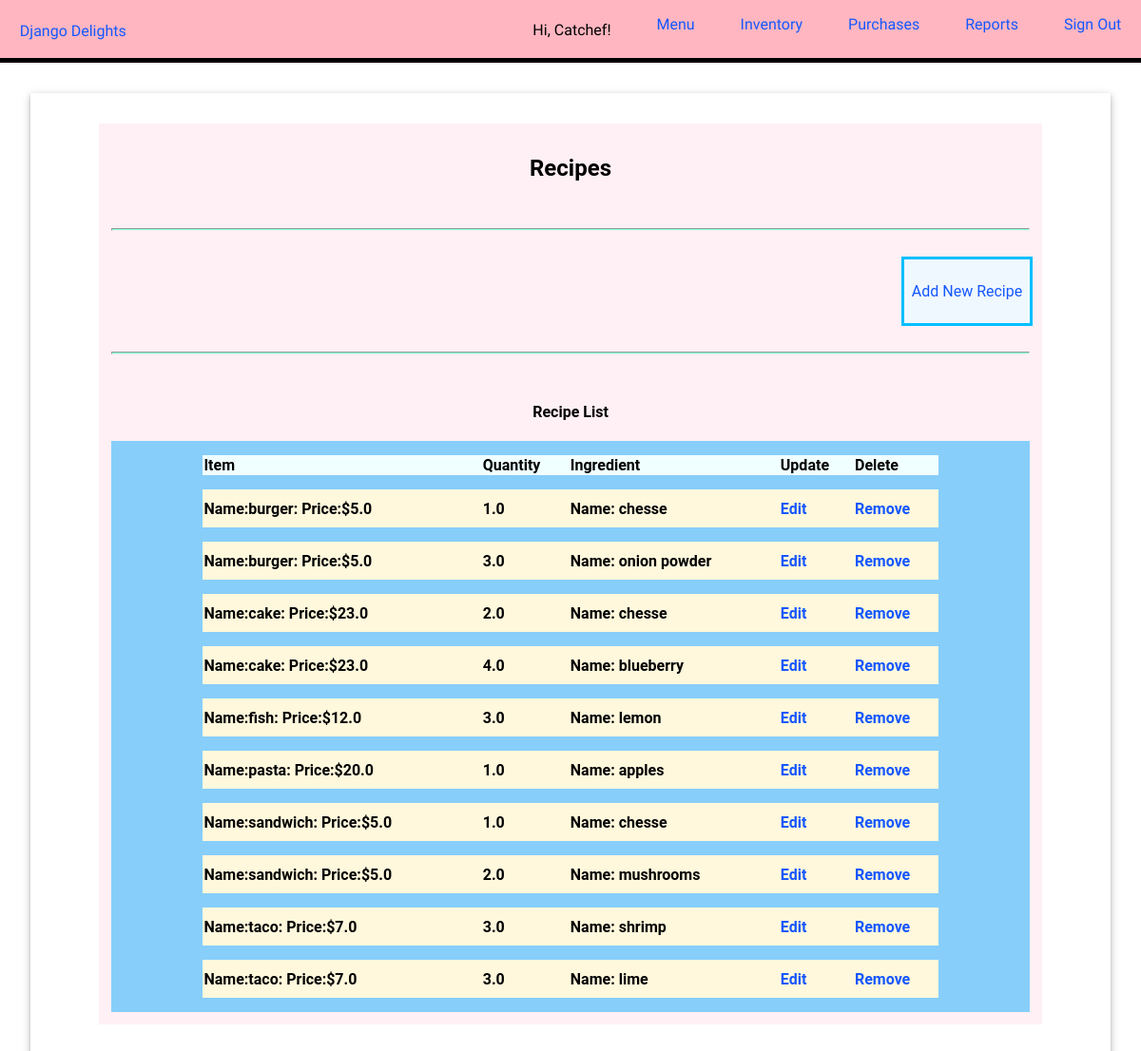
Page /recipes/ (signed in) on the committed database.
### inventory/models.py (models this page shows, shortened)
class RecipeRequirement(models.Model):
    menu_item = models.ForeignKey(MenuItem, on_delete=models.CASCADE)
    ingredient = models.ForeignKey(Ingredient, on_delete=models.CASCADE)
    quantity = models.FloatField(default=0)
    class Meta:
        ordering = ["menu_item"]

class MenuItem(models.Model):
    name = models.CharField(max_length=200, unique=True)
    description = models.CharField(max_length=400)
    price = models.FloatField(default=0.0)
    def __str__(self):
        return f"Name:{self.name}: Price:${self.price}"
    class Meta:
        ordering = ["name"]

class Ingredient(models.Model):
    name = models.CharField(max_length=200, unique=True)
    quantity = models.FloatField(default=0.0)
    unit = models.CharField(max_length=10, choices=UNIT_CHOICES, default="")
    unit_price = models.FloatField(default=0.0)
    def __str__(self):
        return f"Name: {self.name}"
    class Meta:
        ordering = ["name"]

### inventory/views.py (the view)
# urls.py: path("recipes/", views.RecipeList.as_view(), name="recipes"),
class RecipeList(LoginRequiredMixin, ListView):
    model = RecipeRequirement
    template_name = "inventory/recipes.html"
    context_object_name = "recipe_list"

### inventory/templates/inventory/recipes.html
{% extends 'base.html' %} {% load static %} {% block content %}
<section id="menu" class="page">
  <div class="display-head">
    <h2 class="heading-centered">Recipes</h2>
  <hr/>
  <div class="menu-add">
    <p>
    <a href="{% url 'add_recipe' %}">Add New Recipe</a>
    </p>
  </div>
  </div>
<hr/>
  <div class="display-items">
    {% if recipe_list %}
    <h4 class="heading-centered">Recipe List</h4>
    <div class="menu-table">
      <table class="table">
        <thead>
          <tr>
            <th>Item</th>
            <th>Quantity</th>
            <th>Ingredient</th>
            <th>Update</th>
            <th>Delete</th>
          </tr>
        </thead>
        <tbody>
          {% for r in recipe_list %}
          <tr class="table_row">
            <td>{{r.menu_item}}</td>
            <td>{{r.quantity}}</td>
            <td>{{r.ingredient}}</td>
            <td><a href="{% url "update_recipe" r.id %}">Edit</a></td>
            <td><a href="{% url "delete_recipe" r.id %}">Remove</a></td>
          </tr>
          {% endfor %}
        </tbody>
      </table>
    </div>
    {% else %}
    <p>There are no recipes right now.</p>
    {% endif %}
  </div>
</section>
{% endblock %}

### inventory/templates/base.html (shortened to what this page needs)
{% load static %}
<!DOCTYPE html>
<html>
  <head>
    <link
      rel="stylesheet"
      type="text/css"
      href="{% static 'inventory/styles.css' %}?{% now 'U' %}"
    />
  </head>
  <body>
    <header>
      <div id="navigation" >
          <a class="brand" href="{% url 'home' %}">Django Delights</a>
        <nav class="nav-display">
          <ul class="nav-list">
            {% if user.is_authenticated %}
            <p class="greet">Hi, {{ user.username }}!</p>
            <li class="nav-items"><a href="{% url 'menu' %}">Menu</a></li>
            <li class="nav-items"><a href="{% url 'inventory' %}">Inventory</a></li>
            <li class="nav-items"><a href="{% url 'purchases' %}">Purchases</a></li>
            <li class="nav-items"><a href="{% url 'reports' %}">Reports</a></li>
            <li class="nav-items"><a href="{% url 'logout' %}">Sign Out</a></li>
    {% else %}
          <li><a href="{% url 'login' %}" class=" btn"><li>LOGIN</li></a></li>
          <li><a href="{% url 'signup' %}" class="btn"><li>CREATE ACCOUNT</li></a></li>
      </ul>
    </nav>
  </div>
  {% endif %}
    </header>
    <div class="app">
    <main>{% block content %}{% endblock %}</main>
  </body>
</html>

### inventory/static/inventory/styles.css (style rules this page uses)
body { font-family: "Roboto", sans-serif; margin: auto; }
.brand { font-family: "Playwrite NZ", cursive; font-optical-sizing: auto; flex: auto; }
#navigation { display: flex; align-items: center; padding: 0 1.3rem; }
.nav-display { display: block; }
.nav-list { font-family: "Playwrite NZ", cursive; display: flex; flex-wrap: wrap; gap: 3rem; }
.greet { font-family: "Actor", sans-serif; line-height: 0; }
#menu { display: flex; flex-direction: column; background-color: lavenderblush; padding: 0.8rem; }
.display-head { display: flex; flex-direction: column; }
.heading-centered { align-self: center; }
.menu-add { align-self: end; outline: deepskyblue solid 0.2rem; padding: 0.5rem; background-color: aliceblue; }
.display-items { display: flex; flex-wrap: wrap; padding: 0; justify-content: space-between; flex-direction: column; }
.menu-table { background-color: lightskyblue; display: flex; justify-content: space-evenly; }
ul { text-decoration: none; list-style: none; }
td { font-weight: bold; }
tbody { background-color: cornsilk; }
thead { background-color: azure; }
hr { margin: 30px 0; padding: 0.023rem; background-color: aquamarine; }
header { background-color: lightpink; border-bottom: 5px solid; width: 100%; height: 3.8rem; }
main { display: flex; flex-direction: column; padding: 0 40px 20px 40px; justify-content: center; }
.app { margin: 2rem; box-shadow: 0 2px 4px 0 rgba(0, 0, 0, 0.2), 0 3px 10px 0 rgba(0, 0, 0, 0.19); padding: 2rem; }
main table { text-align: left; border-collapse: separate; border-spacing: 0 15px; width: 80%; }
a { text-decoration: none; color: #1557ff; }

### rows in the picture
RecipeRequirement: menu_item "Name:burger: Price:$5.0", quantity "1.0", ingredient "Name: chesse"
RecipeRequirement: menu_item "Name:burger: Price:$5.0", quantity "3.0", ingredient "Name: onion powder"
RecipeRequirement: menu_item "Name:cake: Price:$23.0", quantity "2.0", ingredient "Name: chesse"
RecipeRequirement: menu_item "Name:cake: Price:$23.0", quantity "4.0", ingredient "Name: blueberry"
RecipeRequirement: menu_item "Name:fish: Price:$12.0", quantity "3.0", ingredient "Name: lemon"
RecipeRequirement: menu_item "Name:pasta: Price:$20.0", quantity "1.0", ingredient "Name: apples"
RecipeRequirement: menu_item "Name:sandwich: Price:$5.0", quantity "1.0", ingredient "Name: chesse"
RecipeRequirement: menu_item "Name:sandwich: Price:$5.0", quantity "2.0", ingredient "Name: mushrooms"
RecipeRequirement: menu_item "Name:taco: Price:$7.0", quantity "3.0", ingredient "Name: shrimp"
RecipeRequirement: menu_item "Name:taco: Price:$7.0", quantity "3.0", ingredient "Name: lime"

### other values in the picture
{{ user.username }} "Catchef"
